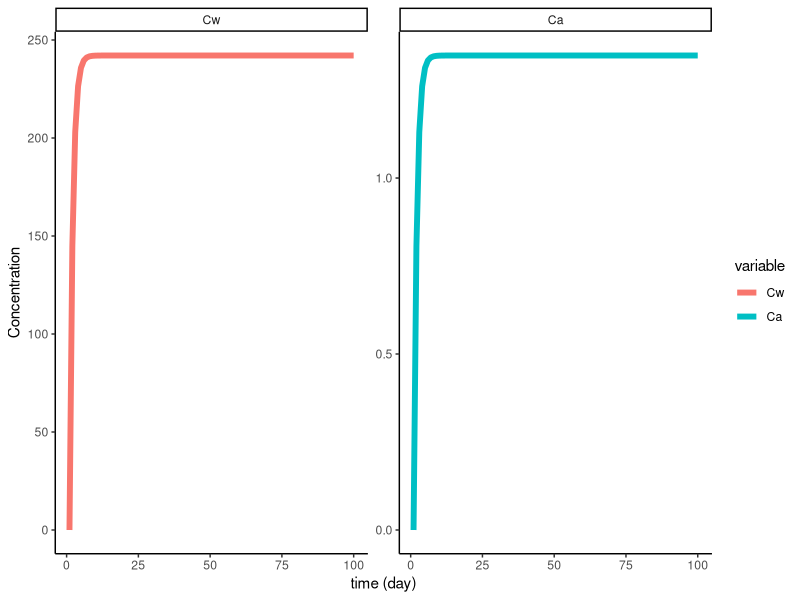

Here is the R script that generated this plot:
# Load libraries
library(dplyr) # organize data
library(tidyverse)
library(ggplot2) # plotting
library(deSolve) # solving differential equations

# Reactive transport function ---------------------------------------------

rtm.PCB4 = function(t, c, parms){
  
  # Experimental conditions
  MH2O <- 18.0152 # g/mol water molecular weight
  MCO2 <- 44.0094 # g/mol CO2 molecular weight
  MW.pcb <- 223.088 # g/mol PCB 4 molecular weight
  Tst <- 25 # C air temperature
  Tst.1 <- 273.15 + Tst # air and standard temperature in K, 25 C
  Tw <- 13 # C water temperature
  Tw.1 <- 273.15 + Tw # water temperature in K
  R <- 8.3144 # J/(mol K) molar gas constant 
  
  # Bioreactor parameters
  Vw <- 100 # cm3 water volume
  Va <- 125 # cm3 headspace volume
  Aaw <- 20 # cm2 
  Aws <- 30 # cm2
  
  # Congener-specific constants
  Kaw <- 0.01344142 # PCB 4 dimensionless Henry's law constant @ 25 C
  dUaw <- 49662.48 # internal energy for the transfer of air-water for PCB 4 (J/mol)
  logKow <- 4.65 # PCB 4 octanol-water equilibrium partition coefficient
  dUow <- -21338.96 # internal energy for the transfer of octanol-water for PCB 4 (J/mol)
  
  # Air & water physical conditions
  D.water.air <- 0.2743615 # cm2/s water's diffusion coefficient in the gas phase @ Tair = 25 C, patm = 1013.25 mbars 
  D.co2.w <- 1.67606E-05 # cm2/s CO2's diffusion coefficient in water @ Tair = 25 C, patm = 1013.25 mbars 
  D.pcb.air <- D.water.air*(MW.pcb/MH2O)^(-0.5) # cm2/s PCB 4's diffusion coefficient in the gas phase (eq. 18-45)
  D.pcb.water <- D.co2.w*(MW.pcb/MCO2)^(-0.5) # cm2/s PCB 4's diffusion coefficient in water @ Tair = 25 C, patm = 1013.25 mbars
  v.H2O <- 0.010072884	# cm2/s kinematic viscosity of water @ Tair = 25
  V.water.air <- 0.003 # m/s water's velocity of air-side mass transfer without ventilation (eq. 20-15)
  V.co2.w <- 4.1*10^-2 # m/s mass transfer coefficient of CO2 in water side without ventilation
  SC.pcb.w <- v.H2O/D.pcb.water # Schmidt number PCB 4
  bl <- 0.21 # cm boundary layer thickness
  
  # kaw calculations (air-water mass transfer coefficient)
  # i) Ka.w.t, ka.w corrected by water and air temps during experiment
  Kaw.t <- Kaw*exp(-dUaw/R*(1/Tw.1-1/Tst.1))*Tw.1/Tst.1
  # ii) Kaw.a, air-side mass transfer coefficient
  Kaw.a <- V.water.air*(D.pcb.air/D.water.air)^(0.67) # [m/s]
  # iii) Kaw.w, water-side mass transfer coefficient for PCB 4. 600 is the Schmidt number of CO2 at 298 K
  Kaw.w <- V.co2.w*(SC.pcb.w/600)^(-0.5) # [m/s] 
  # iv) kaw, overall air-water mass transfer coefficient for PCB 4
  kaw.o <- (1/(Kaw.a*Kaw.t) + (1/Kaw.w))^-1 # [m/s]
  # v) kaw, overall air-water mass transfer coefficient for PCB 4, units change
  kaw.o <- kaw.o*100*60*60*24 # [cm/d]
  
  # Estimating Cpw (PCB 4 concentration in sediment porewater)
  Ct <- 630.2023 # ng/g PCB 4 sediment concentration
  foc <- 0.03 # organic carbon % in sediment
  Kow <- 10^(logKow)
  Kow.t <- Kow*exp(-dUow/R*(1/Tw.1-1/Tst.1))
  logKoc <- 0.94*log10(Kow.t) + 0.42
  Kd <- foc*10^(logKoc) # L/kg sediment-water equilibrium partition coefficient
  Cpw <- Ct/Kd*1000 # [ng/L]
  
  # derivatives dx/dt are computed below
  r <- rep(0,length(c))
  # dCwdt:
  r[1] <- kaw.o*Aaw/Vw*(c["Ca"]/(Kaw.t) - c["Cw"]) + D.pcb.water*Aws*60*60*24/bl/Vw*(Cpw - c["Cw"])
   # dCadt:
  r[2] <- kaw.o*Aaw/Va*(c["Cw"] - c["Ca"]/Kaw.t)
  
  # The computed derivatives are returned as a list
  # order of derivatives needs to be the same as the order of species in c
  return(list(r))
}

# Initial conditions and run function
cinit <- c(Cw = 0, Ca = 0)
t.1 <- c(1:100)
# Placeholder values of key parameters
out.1 <- ode(y = cinit, times = t.1, func = rtm.PCB4) %>%
as.data.frame() -> out.1

new.out<- out.1 %>%
  gather(variable, value, -time)

new.out <- within(new.out, variable <- factor(variable,
                                              levels = c('Cw', 'Ca')))

ggplot(new.out, aes(x = time, y = value, color = variable)) +
  facet_wrap(vars(variable), scales = "free_y", ncol = 2) +
  geom_line(size = 2) +
  theme_classic() +
  labs(x = 'time (day)', y = 'Concentration')
